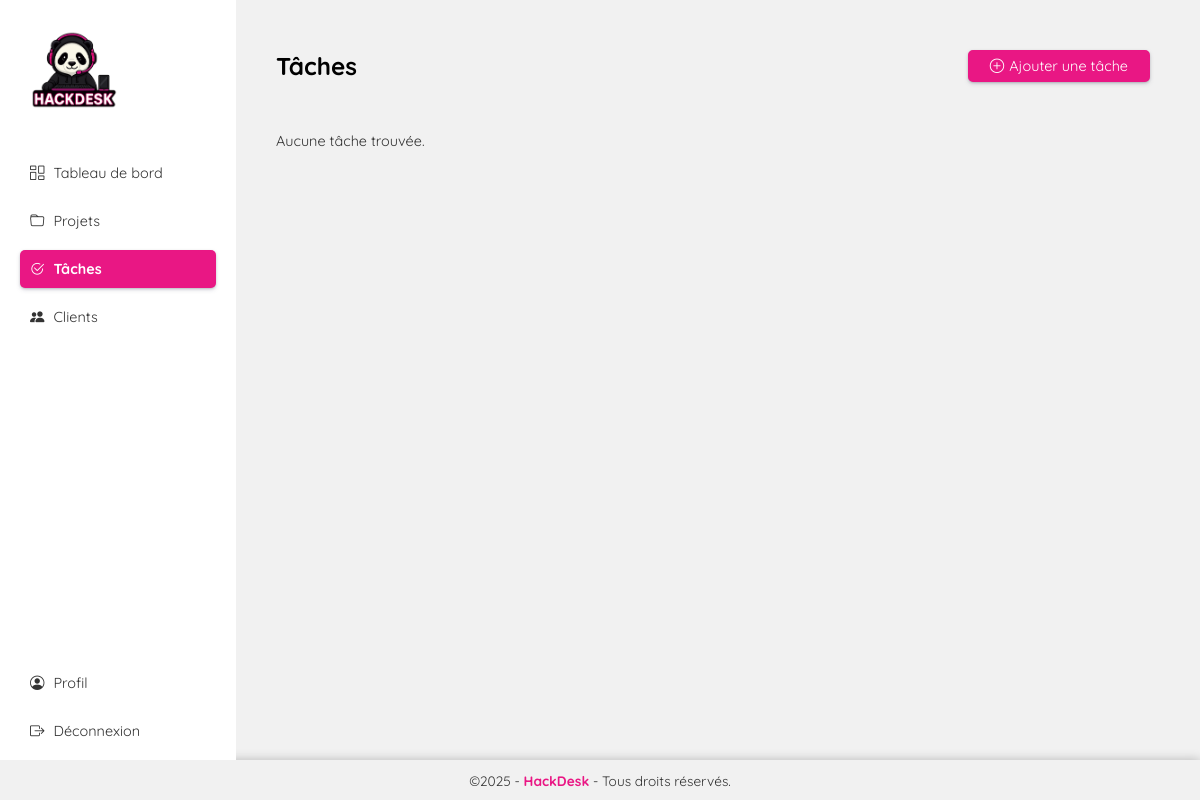
The page /tasks (signed in) on the database as committed earlier.
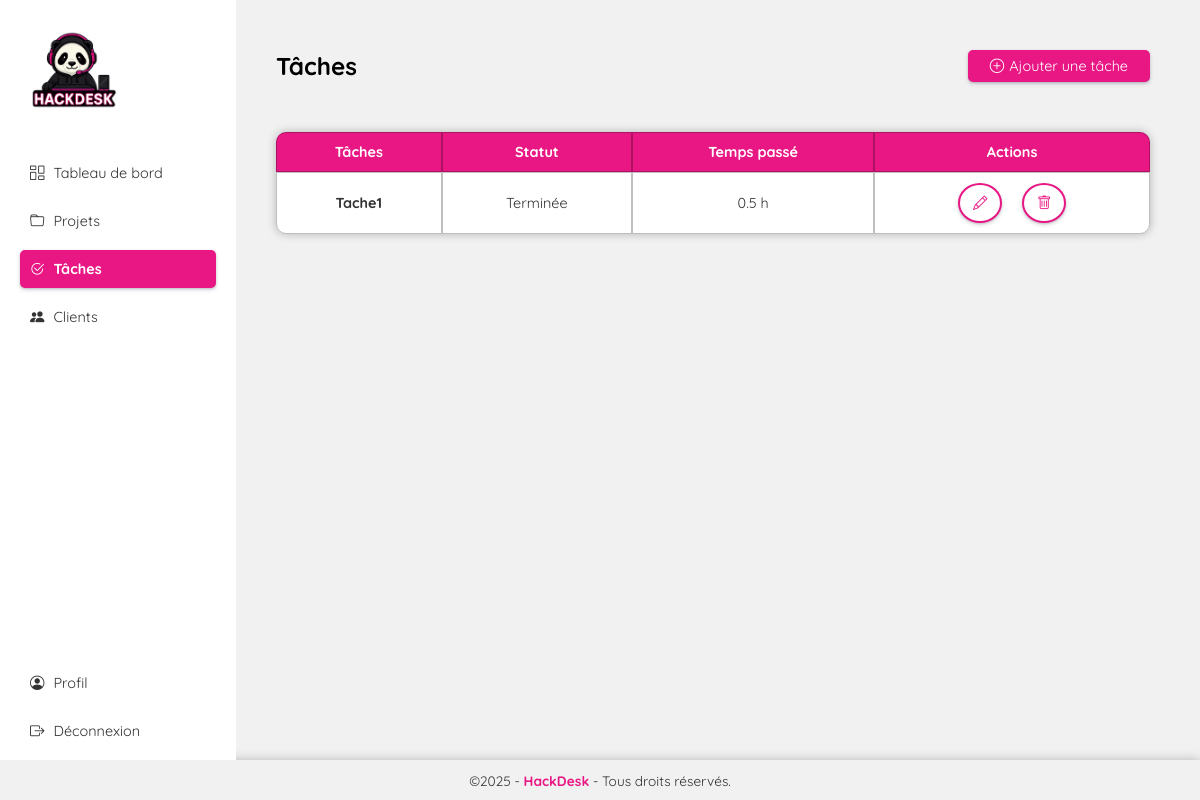
The same page on the database as committed later.
### models.py (models this page shows)
class Task(Base):
    __tablename__ = 'tasks'
    id = Column(Integer, primary_key=True, index=True)
    name_task = Column(String(150), nullable=False, index=True)
    status = Column(String(50))
    time_spent = Column(Float, default=0.0, nullable=False)
    project_id = Column(Integer, ForeignKey("projects.id"))
    projects = relationship("Project", back_populates="tasks")

### app.py (the view)
@app.route('/tasks')
@login_required
def tasks():
    tasks = (
        session.query(Task)
        .join(Project)
        .filter(Project.user_id == current_user.id)
        .all()
    )
    return render_template('dashboard/tasks.html', tasks=tasks)

### app.py (called while the page is built)
@login_manager.user_loader
def load_user(user_id):
    return session.query(User).get(int(user_id))

### templates/dashboard/tasks.html (shortened to what this page needs)
{% extends 'layout.html' %}
{% block body %}
<div class="app dg">
  <main class="app-view dg">
    {% include 'dashboard/partials/menu-app.html' %}
    <div class="app-container">
      <div class="df" style="justify-content: space-between">
        <h1>Tâches</h1>
        <a href="/add-a-task">
          <button class="button2">
            <i class="bi bi-plus-circle"></i>Ajouter une tâche
          </button>
        </a>
      </div>
      <div class="table-list table-projects">
        {% if tasks %}
        <table>
          <thead>
            <tr>
              <th>Tâches</th>
              <th>Statut</th>
              <th>Temps passé</th>
              <th>Actions</th>
            </tr>
          </thead>
          <tbody>
            {% for task in tasks %}
            <tr>
              <td>
                <a href="/edit-task/{{ task.id }}">
                  {{ task.name_task }}
                </a>
              </td>
              <td>{{ task.status }}</td>
              <td>{{ task.time_spent }} h</td>
              <td class="actions df">
                <a href="/edit-task/{{ task.id }}">
                  <button class="button-circle">
                    <i class="bi bi-pencil"></i>
                  </button>
                </a>
                <form method="POST" action="/delete-task/{{ task.id }}" onsubmit="return confirmDeleteTask();">
                  <button type="submit" class="button-circle">
                    <i class="bi bi-trash"></i>
                  </button>
                </form>
              </td>
            </tr>
            {% endfor %}
          </tbody>
        </table>
        {% else %}
        <p>Aucune tâche trouvée.</p>
        {% endif %}
      </div>
    </div>
  </main>
</div>
{% endblock %}

Rows that differ between the two databases and show on the page:
added Task: name_task "Tache1", status "Terminée", time_spent "0.5"
Other text that changed with them:
text no longer shown: "Aucune tâche trouvée."
text now shown: "Tâches Statut Temps passé Actions"
